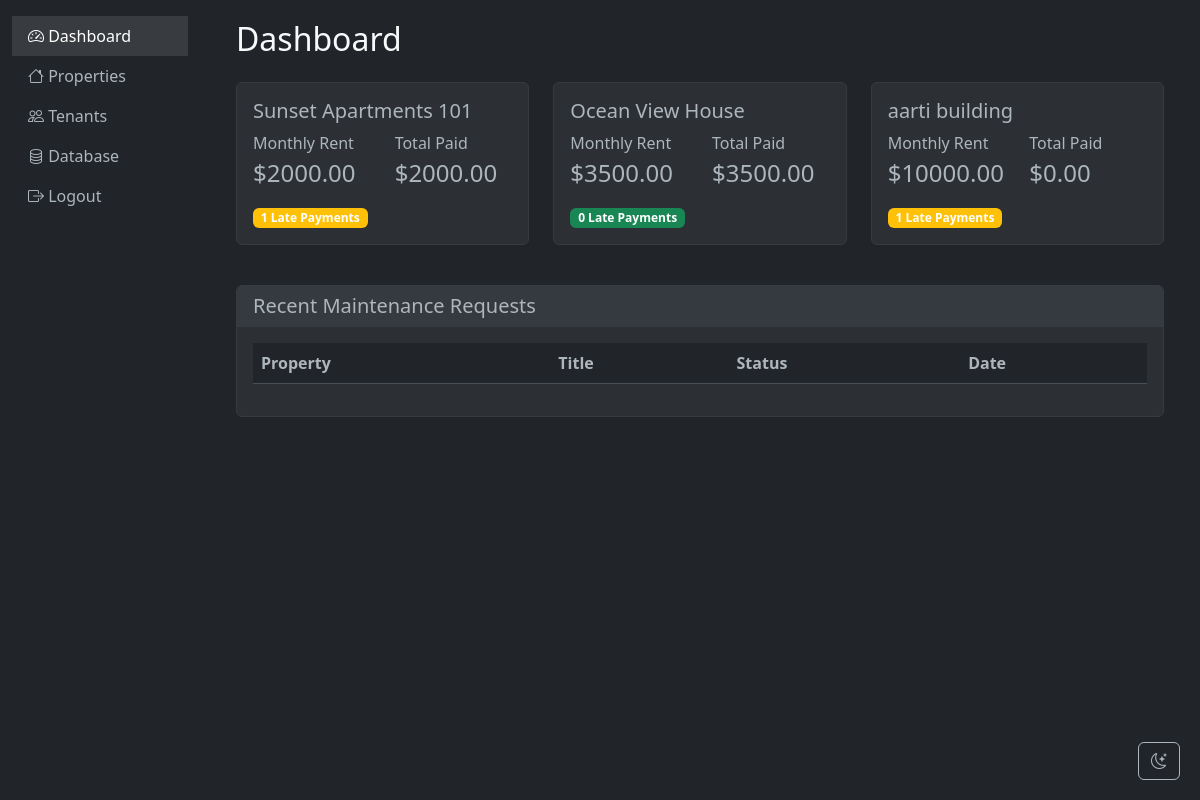
The page /dashboard (signed in) on the database its author committed.
### app/models.py (models this page shows)
class Property(db.Model):
    id = db.Column(db.Integer, primary_key=True)
    name = db.Column(db.String(100), nullable=False)
    address = db.Column(db.String(200), nullable=False)
    type = db.Column(db.String(50), nullable=False)  # apartment, house, commercial
    status = db.Column(db.String(20), nullable=False)  # vacant, occupied, maintenance
    rent_amount = db.Column(db.Float, nullable=False)
    owner_id = db.Column(db.Integer, db.ForeignKey('user.id'), nullable=False)
    tenants = db.relationship('Tenant', backref='property', lazy=True)
    maintenance_requests = db.relationship('MaintenanceRequest', backref='property', lazy=True)

### app/routes/main.py (the view)
@bp.route('/dashboard')
@login_required
def dashboard():
    financial_summary = db.session.execute(text("""
        SELECT
            p.name as property_name,
            p.rent_amount,
            COUNT(t.id) as total_tenants,
            SUM(CASE WHEN rp.status = 'paid' THEN rp.amount ELSE 0 END) as total_paid,
            COUNT(CASE WHEN rp.status = 'late' THEN 1 END) as late_payments
        FROM property p
        LEFT JOIN tenant t ON p.id = t.property_id
        LEFT JOIN rent_payment rp ON t.id = rp.tenant_id
        WHERE p.owner_id = :user_id
        GROUP BY p.id, p.name, p.rent_amount
    """), {'user_id': current_user.id}).fetchall()
    maintenance_requests = db.session.execute(text("""
        SELECT mr.*, p.name as property_name
        FROM maintenance_request mr
        JOIN property p ON mr.property_id = p.id
        WHERE p.owner_id = :user_id
        ORDER BY mr.created_at DESC
        LIMIT 5
    """), {'user_id': current_user.id}).fetchall()
    upcoming_payments = db.session.execute(text("""
        SELECT rp.*, t.name as tenant_name, p.name as property_name
        FROM rent_payment rp
        JOIN tenant t ON rp.tenant_id = t.id
        JOIN property p ON t.property_id = p.id
        WHERE p.owner_id = :user_id
        AND rp.status = 'pending'
        ORDER BY rp.payment_date ASC
        LIMIT 5
    """), {'user_id': current_user.id}).fetchall()
    return render_template('dashboard.html',
                         financial_summary=financial_summary,
                         maintenance_requests=maintenance_requests,
                         upcoming_payments=upcoming_payments)

### app/templates/dashboard.html (shortened to what this page needs)
{% extends "base.html" %}
{% block content %}
<div class="container-fluid">
    <h1 class="h2 mb-4">Dashboard</h1>
    <div class="row mb-4">
        {% for property in financial_summary %}
        <div class="col-md-4 mb-3">
            <div class="card">
                <div class="card-body">
                    <h5 class="card-title">{{ property.property_name }}</h5>
                    <div class="row">
                        <div class="col-6">
                            <p class="mb-1">Monthly Rent</p>
                            <h4>${{ "%.2f"|format(property.rent_amount) }}</h4>
                        </div>
                        <div class="col-6">
                            <p class="mb-1">Total Paid</p>
                            <h4>${{ "%.2f"|format(property.total_paid) }}</h4>
                        </div>
                    </div>
                    <div class="mt-2">
                        <span class="badge bg-{{ 'success' if property.late_payments == 0 else 'warning' }}">
                            {{ property.late_payments }} Late Payments
                        </span>
                    </div>
                </div>
            </div>
        </div>
        {% endfor %}
    </div>
    <div class="row">
        <div class="col-12">
            <div class="card">
                <div class="card-header">
                    <h5 class="card-title mb-0">Recent Maintenance Requests</h5>
                </div>
                <div class="card-body">
                    <div class="table-responsive">
                        <table class="table">
                            <thead>
                                <tr>
                                    <th>Property</th>
                                    <th>Title</th>
                                    <th>Status</th>
                                    <th>Date</th>
                                </tr>
                            </thead>
                        </table>
                    </div>
                </div>
            </div>
        </div>
    </div>
</div>
{% endblock %}

### app/templates/base.html (style rules this page uses)
.card { background-color: #2c3034; border-color: #373b3e; }
.card-header { background-color: #343a40; border-bottom-color: #373b3e; }

### rows shown on the page
Property: property_name "Sunset Apartments 101", rent_amount "2000.00", total_paid "2000.00", late_payments "1"
Property: property_name "Ocean View House", rent_amount "3500.00", total_paid "3500.00", late_payments "0"
Property: property_name "aarti building", rent_amount "10000.00", total_paid "0.00", late_payments "1"
